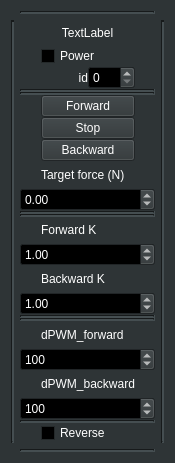
<?xml version="1.0" encoding="UTF-8"?>
<ui version="4.0">
 <class>Thruster</class>
 <widget class="QWidget" name="Thruster">
  <property name="geometry">
   <rect>
    <x>0</x>
    <y>0</y>
    <width>175</width>
    <height>463</height>
   </rect>
  </property>
  <property name="palette">
   <palette>
    <active>
     <colorrole role="WindowText">
      <brush brushstyle="SolidPattern">
       <color alpha="255">
        <red>255</red>
        <green>255</green>
        <blue>255</blue>
       </color>
      </brush>
     </colorrole>
     <colorrole role="Button">
      <brush brushstyle="SolidPattern">
       <color alpha="255">
        <red>46</red>
        <green>52</green>
        <blue>54</blue>
       </color>
      </brush>
     </colorrole>
     <colorrole role="Light">
      <brush brushstyle="SolidPattern">
       <color alpha="255">
        <red>69</red>
        <green>78</green>
        <blue>81</blue>
       </color>
      </brush>
     </colorrole>
     <colorrole role="Midlight">
      <brush brushstyle="SolidPattern">
       <color alpha="255">
        <red>57</red>
        <green>65</green>
        <blue>67</blue>
       </color>
      </brush>
     </colorrole>
     <colorrole role="Dark">
      <brush brushstyle="SolidPattern">
       <color alpha="255">
        <red>23</red>
        <green>26</green>
        <blue>27</blue>
       </color>
      </brush>
     </colorrole>
     <colorrole role="Mid">
      <brush brushstyle="SolidPattern">
       <color alpha="255">
        <red>30</red>
        <green>34</green>
        <blue>36</blue>
       </color>
      </brush>
     </colorrole>
     <colorrole role="Text">
      <brush brushstyle="SolidPattern">
       <color alpha="255">
        <red>255</red>
        <green>255</green>
        <blue>255</blue>
       </color>
      </brush>
     </colorrole>
     <colorrole role="BrightText">
      <brush brushstyle="SolidPattern">
       <color alpha="255">
        <red>255</red>
        <green>255</green>
        <blue>255</blue>
       </color>
      </brush>
     </colorrole>
     <colorrole role="ButtonText">
      <brush brushstyle="SolidPattern">
       <color alpha="255">
        <red>255</red>
        <green>255</green>
        <blue>255</blue>
       </color>
      </brush>
     </colorrole>
     <colorrole role="Base">
      <brush brushstyle="SolidPattern">
       <color alpha="255">
        <red>0</red>
        <green>0</green>
        <blue>0</blue>
       </color>
      </brush>
     </colorrole>
     <colorrole role="Window">
      <brush brushstyle="SolidPattern">
       <color alpha="255">
        <red>46</red>
        <green>52</green>
        <blue>54</blue>
       </color>
      </brush>
     </colorrole>
     <colorrole role="Shadow">
      <brush brushstyle="SolidPattern">
       <color alpha="255">
        <red>0</red>
        <green>0</green>
        <blue>0</blue>
       </color>
      </brush>
     </colorrole>
     <colorrole role="AlternateBase">
      <brush brushstyle="SolidPattern">
       <color alpha="255">
        <red>23</red>
        <green>26</green>
        <blue>27</blue>
       </color>
      </brush>
     </colorrole>
     <colorrole role="ToolTipBase">
      <brush brushstyle="SolidPattern">
       <color alpha="255">
        <red>255</red>
        <green>255</green>
        <blue>220</blue>
       </color>
      </brush>
     </colorrole>
     <colorrole role="ToolTipText">
      <brush brushstyle="SolidPattern">
       <color alpha="255">
        <red>0</red>
        <green>0</green>
        <blue>0</blue>
       </color>
      </brush>
     </colorrole>
     <colorrole role="PlaceholderText">
      <brush brushstyle="SolidPattern">
       <color alpha="128">
        <red>255</red>
        <green>255</green>
        <blue>255</blue>
       </color>
      </brush>
     </colorrole>
    </active>
    <inactive>
     <colorrole role="WindowText">
      <brush brushstyle="SolidPattern">
       <color alpha="255">
        <red>255</red>
        <green>255</green>
        <blue>255</blue>
       </color>
      </brush>
     </colorrole>
     <colorrole role="Button">
      <brush brushstyle="SolidPattern">
       <color alpha="255">
        <red>46</red>
        <green>52</green>
        <blue>54</blue>
       </color>
      </brush>
     </colorrole>
     <colorrole role="Light">
      <brush brushstyle="SolidPattern">
       <color alpha="255">
        <red>69</red>
        <green>78</green>
        <blue>81</blue>
       </color>
      </brush>
     </colorrole>
     <colorrole role="Midlight">
      <brush brushstyle="SolidPattern">
       <color alpha="255">
        <red>57</red>
        <green>65</green>
        <blue>67</blue>
       </color>
      </brush>
     </colorrole>
     <colorrole role="Dark">
      <brush brushstyle="SolidPattern">
       <color alpha="255">
        <red>23</red>
        <green>26</green>
        <blue>27</blue>
       </color>
      </brush>
     </colorrole>
     <colorrole role="Mid">
      <brush brushstyle="SolidPattern">
       <color alpha="255">
        <red>30</red>
        <green>34</green>
        <blue>36</blue>
       </color>
      </brush>
     </colorrole>
     <colorrole role="Text">
      <brush brushstyle="SolidPattern">
       <color alpha="255">
        <red>255</red>
        <green>255</green>
        <blue>255</blue>
       </color>
      </brush>
     </colorrole>
     <colorrole role="BrightText">
      <brush brushstyle="SolidPattern">
       <color alpha="255">
        <red>255</red>
        <green>255</green>
        <blue>255</blue>
       </color>
      </brush>
     </colorrole>
     <colorrole role="ButtonText">
      <brush brushstyle="SolidPattern">
       <color alpha="255">
        <red>255</red>
        <green>255</green>
        <blue>255</blue>
       </color>
      </brush>
     </colorrole>
     <colorrole role="Base">
      <brush brushstyle="SolidPattern">
       <color alpha="255">
        <red>0</red>
        <green>0</green>
        <blue>0</blue>
       </color>
      </brush>
     </colorrole>
     <colorrole role="Window">
      <brush brushstyle="SolidPattern">
       <color alpha="255">
        <red>46</red>
        <green>52</green>
        <blue>54</blue>
       </color>
      </brush>
     </colorrole>
     <colorrole role="Shadow">
      <brush brushstyle="SolidPattern">
       <color alpha="255">
        <red>0</red>
        <green>0</green>
        <blue>0</blue>
       </color>
      </brush>
     </colorrole>
     <colorrole role="AlternateBase">
      <brush brushstyle="SolidPattern">
       <color alpha="255">
        <red>23</red>
        <green>26</green>
        <blue>27</blue>
       </color>
      </brush>
     </colorrole>
     <colorrole role="ToolTipBase">
      <brush brushstyle="SolidPattern">
       <color alpha="255">
        <red>255</red>
        <green>255</green>
        <blue>220</blue>
       </color>
      </brush>
     </colorrole>
     <colorrole role="ToolTipText">
      <brush brushstyle="SolidPattern">
       <color alpha="255">
        <red>0</red>
        <green>0</green>
        <blue>0</blue>
       </color>
      </brush>
     </colorrole>
     <colorrole role="PlaceholderText">
      <brush brushstyle="SolidPattern">
       <color alpha="128">
        <red>255</red>
        <green>255</green>
        <blue>255</blue>
       </color>
      </brush>
     </colorrole>
    </inactive>
    <disabled>
     <colorrole role="WindowText">
      <brush brushstyle="SolidPattern">
       <color alpha="255">
        <red>23</red>
        <green>26</green>
        <blue>27</blue>
       </color>
      </brush>
     </colorrole>
     <colorrole role="Button">
      <brush brushstyle="SolidPattern">
       <color alpha="255">
        <red>46</red>
        <green>52</green>
        <blue>54</blue>
       </color>
      </brush>
     </colorrole>
     <colorrole role="Light">
      <brush brushstyle="SolidPattern">
       <color alpha="255">
        <red>69</red>
        <green>78</green>
        <blue>81</blue>
       </color>
      </brush>
     </colorrole>
     <colorrole role="Midlight">
      <brush brushstyle="SolidPattern">
       <color alpha="255">
        <red>57</red>
        <green>65</green>
        <blue>67</blue>
       </color>
      </brush>
     </colorrole>
     <colorrole role="Dark">
      <brush brushstyle="SolidPattern">
       <color alpha="255">
        <red>23</red>
        <green>26</green>
        <blue>27</blue>
       </color>
      </brush>
     </colorrole>
     <colorrole role="Mid">
      <brush brushstyle="SolidPattern">
       <color alpha="255">
        <red>30</red>
        <green>34</green>
        <blue>36</blue>
       </color>
      </brush>
     </colorrole>
     <colorrole role="Text">
      <brush brushstyle="SolidPattern">
       <color alpha="255">
        <red>23</red>
        <green>26</green>
        <blue>27</blue>
       </color>
      </brush>
     </colorrole>
     <colorrole role="BrightText">
      <brush brushstyle="SolidPattern">
       <color alpha="255">
        <red>255</red>
        <green>255</green>
        <blue>255</blue>
       </color>
      </brush>
     </colorrole>
     <colorrole role="ButtonText">
      <brush brushstyle="SolidPattern">
       <color alpha="255">
        <red>23</red>
        <green>26</green>
        <blue>27</blue>
       </color>
      </brush>
     </colorrole>
     <colorrole role="Base">
      <brush brushstyle="SolidPattern">
       <color alpha="255">
        <red>46</red>
        <green>52</green>
        <blue>54</blue>
       </color>
      </brush>
     </colorrole>
     <colorrole role="Window">
      <brush brushstyle="SolidPattern">
       <color alpha="255">
        <red>46</red>
        <green>52</green>
        <blue>54</blue>
       </color>
      </brush>
     </colorrole>
     <colorrole role="Shadow">
      <brush brushstyle="SolidPattern">
       <color alpha="255">
        <red>0</red>
        <green>0</green>
        <blue>0</blue>
       </color>
      </brush>
     </colorrole>
     <colorrole role="AlternateBase">
      <brush brushstyle="SolidPattern">
       <color alpha="255">
        <red>46</red>
        <green>52</green>
        <blue>54</blue>
       </color>
      </brush>
     </colorrole>
     <colorrole role="ToolTipBase">
      <brush brushstyle="SolidPattern">
       <color alpha="255">
        <red>255</red>
        <green>255</green>
        <blue>220</blue>
       </color>
      </brush>
     </colorrole>
     <colorrole role="ToolTipText">
      <brush brushstyle="SolidPattern">
       <color alpha="255">
        <red>0</red>
        <green>0</green>
        <blue>0</blue>
       </color>
      </brush>
     </colorrole>
     <colorrole role="PlaceholderText">
      <brush brushstyle="SolidPattern">
       <color alpha="128">
        <red>255</red>
        <green>255</green>
        <blue>255</blue>
       </color>
      </brush>
     </colorrole>
    </disabled>
   </palette>
  </property>
  <property name="windowTitle">
   <string>Form</string>
  </property>
  <layout class="QGridLayout" name="gridLayout_2">
   <item row="1" column="2">
    <widget class="Line" name="line_6">
     <property name="lineWidth">
      <number>2</number>
     </property>
     <property name="orientation">
      <enum>Qt::Vertical</enum>
     </property>
    </widget>
   </item>
   <item row="0" column="1">
    <widget class="Line" name="line_9">
     <property name="lineWidth">
      <number>2</number>
     </property>
     <property name="orientation">
      <enum>Qt::Horizontal</enum>
     </property>
    </widget>
   </item>
   <item row="1" column="0">
    <widget class="Line" name="line_7">
     <property name="lineWidth">
      <number>2</number>
     </property>
     <property name="orientation">
      <enum>Qt::Vertical</enum>
     </property>
    </widget>
   </item>
   <item row="2" column="1">
    <widget class="Line" name="line_8">
     <property name="lineWidth">
      <number>2</number>
     </property>
     <property name="orientation">
      <enum>Qt::Horizontal</enum>
     </property>
    </widget>
   </item>
   <item row="1" column="1">
    <layout class="QGridLayout" name="gridLayout">
     <property name="spacing">
      <number>0</number>
     </property>
     <item row="25" column="0" colspan="4">
      <widget class="QSpinBox" name="SpinBox_ThrusterSet_dPWM_backward">
       <property name="minimum">
        <number>0</number>
       </property>
       <property name="maximum">
        <number>500</number>
       </property>
       <property name="singleStep">
        <number>2</number>
       </property>
       <property name="value">
        <number>100</number>
       </property>
      </widget>
     </item>
     <item row="21" column="1" colspan="2">
      <widget class="QLabel" name="label_SetForwardSaturation">
       <property name="text">
        <string>dPWM_forward</string>
       </property>
      </widget>
     </item>
     <item row="8" column="1" colspan="2">
      <widget class="QPushButton" name="PushButton_ThrusterSetStop">
       <property name="text">
        <string>Stop</string>
       </property>
      </widget>
     </item>
     <item row="29" column="1" colspan="2">
      <widget class="QCheckBox" name="CheckBox_ThrusterReverse">
       <property name="text">
        <string>Reverse</string>
       </property>
      </widget>
     </item>
     <item row="9" column="1" colspan="2">
      <widget class="QPushButton" name="PushButton_ThrusterSetBackward">
       <property name="text">
        <string>Backward</string>
       </property>
      </widget>
     </item>
     <item row="14" column="1" colspan="2">
      <widget class="QLabel" name="label_SetForwardK">
       <property name="text">
        <string>Forward K</string>
       </property>
      </widget>
     </item>
     <item row="11" column="0" colspan="4">
      <widget class="QDoubleSpinBox" name="doubleSpinBox_ThrusterSetTargetForce">
       <property name="minimum">
        <double>-40.000000000000000</double>
       </property>
       <property name="maximum">
        <double>40.000000000000000</double>
       </property>
      </widget>
     </item>
     <item row="28" column="0" colspan="4">
      <widget class="Line" name="line">
       <property name="lineWidth">
        <number>2</number>
       </property>
       <property name="orientation">
        <enum>Qt::Horizontal</enum>
       </property>
      </widget>
     </item>
     <item row="18" column="0" colspan="4">
      <widget class="QDoubleSpinBox" name="DoubleSpinBox_SetBackwardK">
       <property name="maximum">
        <double>2.000000000000000</double>
       </property>
       <property name="singleStep">
        <double>0.050000000000000</double>
       </property>
       <property name="value">
        <double>1.000000000000000</double>
       </property>
      </widget>
     </item>
     <item row="22" column="0" colspan="4">
      <widget class="QSpinBox" name="SpinBox_ThrusterSet_dPWM_forward">
       <property name="minimum">
        <number>0</number>
       </property>
       <property name="maximum">
        <number>500</number>
       </property>
       <property name="singleStep">
        <number>2</number>
       </property>
       <property name="value">
        <number>100</number>
       </property>
      </widget>
     </item>
     <item row="3" column="2">
      <widget class="QSpinBox" name="SpinBox_ThrusterId">
       <property name="maximum">
        <number>7</number>
       </property>
      </widget>
     </item>
     <item row="2" column="1" colspan="2">
      <widget class="QCheckBox" name="CheckBox_ThrusterPower">
       <property name="text">
        <string>Power </string>
       </property>
      </widget>
     </item>
     <item row="10" column="1" colspan="2">
      <widget class="QLabel" name="label_SetSpeed">
       <property name="text">
        <string>Target force (N)</string>
       </property>
      </widget>
     </item>
     <item row="1" column="0" colspan="4">
      <widget class="QLabel" name="Label_ThrusterName">
       <property name="text">
        <string>TextLabel</string>
       </property>
       <property name="alignment">
        <set>Qt::AlignCenter</set>
       </property>
      </widget>
     </item>
     <item row="6" column="0" colspan="4">
      <widget class="Line" name="line_10">
       <property name="lineWidth">
        <number>2</number>
       </property>
       <property name="orientation">
        <enum>Qt::Horizontal</enum>
       </property>
      </widget>
     </item>
     <item row="15" column="0" colspan="4">
      <widget class="QDoubleSpinBox" name="DoubleSpinBox_SetForwardK">
       <property name="maximum">
        <double>2.000000000000000</double>
       </property>
       <property name="singleStep">
        <double>0.050000000000000</double>
       </property>
       <property name="value">
        <double>1.000000000000000</double>
       </property>
      </widget>
     </item>
     <item row="16" column="1" colspan="2">
      <widget class="QLabel" name="label_SetBackwardK">
       <property name="text">
        <string>Backward K</string>
       </property>
      </widget>
     </item>
     <item row="7" column="1" colspan="2">
      <widget class="QPushButton" name="PushButton_ThrusterSetForward">
       <property name="text">
        <string>Forward</string>
       </property>
      </widget>
     </item>
     <item row="4" column="0" colspan="4">
      <widget class="Line" name="line_5">
       <property name="lineWidth">
        <number>2</number>
       </property>
       <property name="orientation">
        <enum>Qt::Horizontal</enum>
       </property>
      </widget>
     </item>
     <item row="3" column="1">
      <widget class="QLabel" name="label_ThrusterAdress">
       <property name="text">
        <string>id</string>
       </property>
       <property name="alignment">
        <set>Qt::AlignRight|Qt::AlignTrailing|Qt::AlignVCenter</set>
       </property>
      </widget>
     </item>
     <item row="24" column="1" colspan="2">
      <widget class="QLabel" name="label_SetBackwardSaturation">
       <property name="text">
        <string>dPWM_backward</string>
       </property>
      </widget>
     </item>
     <item row="12" column="0" colspan="4">
      <widget class="Line" name="line_11">
       <property name="lineWidth">
        <number>2</number>
       </property>
       <property name="orientation">
        <enum>Qt::Horizontal</enum>
       </property>
      </widget>
     </item>
     <item row="13" column="0" colspan="4">
      <widget class="Line" name="line_4">
       <property name="lineWidth">
        <number>2</number>
       </property>
       <property name="orientation">
        <enum>Qt::Horizontal</enum>
       </property>
      </widget>
     </item>
     <item row="20" column="0" colspan="4">
      <widget class="Line" name="line_2">
       <property name="lineWidth">
        <number>2</number>
       </property>
       <property name="orientation">
        <enum>Qt::Horizontal</enum>
       </property>
      </widget>
     </item>
     <item row="19" column="0" colspan="4">
      <widget class="Line" name="line_3">
       <property name="lineWidth">
        <number>2</number>
       </property>
       <property name="orientation">
        <enum>Qt::Horizontal</enum>
       </property>
      </widget>
     </item>
    </layout>
   </item>
  </layout>
 </widget>
 <resources/>
 <connections/>
</ui>
